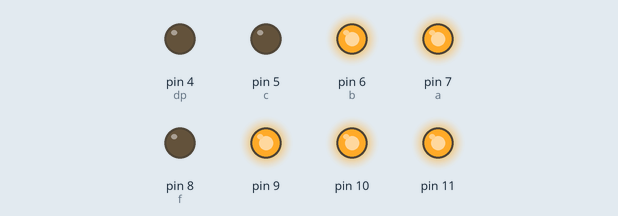
The sketch below on a simulated Arduino Uno, built with avr-gcc and run on an emulated ATmega328P. Parts: output pins drawn as LEDs (lit = HIGH).

Above: at 0.1 s.
Timing chart, 0 to 1.6 s (numbered marks = the images above):
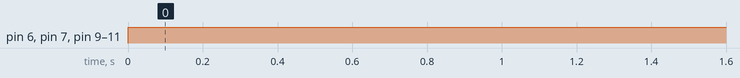

The sketch:

print_num_0513.ino
```cpp
int i;

int a=7; //FND의 a를 아두이노 7번과 연결
int b=6; //FND의 b를 아두이노 6번과 연결
int c=5; //FND의 c를 아두이노 5번과 연결
int d=11; //FND의 d를 아두이노 11번과 연결
int e=10; //FND의 e를 아두이노 10번과 연결
int f=8; //FND의 f를 아두이노 8번과 연결
int g=9; //FND의 g를 아두이노 9번과 연결
int dp=4; //FND의 dp를 아두이노 4번과 연결
void digital_1(void) //숫자1 //1은 b, c가 HIGH
{
unsigned char j; //문자형 변수 j
digitalWrite(c,HIGH); //c HIGH
digitalWrite(b,HIGH); //b HIGH
for(j=7;j<=11;j++) //a,f,g,e,d에 대해
digitalWrite(j,LOW); //’0’ 출력
digitalWrite(dp,LOW); //dp에도 ‘0’ 출력
}
void digital_2(void) //숫자2 //2는 a, b, g, e, d가 HIGH
{
unsigned char j; //문자형 변수 J
digitalWrite(b,HIGH); //b HIGH
digitalWrite(a,HIGH); //a HIGH
for(j=9;j<=11;j++) //g, e, d에 대해
digitalWrite(j,HIGH); //’1’ 출력
digitalWrite(dp,LOW); //dp에는 ‘0’ 출력
digitalWrite(c,LOW); //c는 ‘0’
digitalWrite(f,LOW); //f는 ‘0’
}

void setup() {
  // put your setup code here, to run once:
  for(i=4;i<=11;i++){
    //비교
    pinMode(i,OUTPUT);
    //증가
    }
}

void loop() {
  // put your main code here, to run repeatedly:
  digital_2();

}
```

Measured:
- by itself, pin 6 (b), pin 7 (a), pin 9–11: LOW → HIGH at 0.00 s
